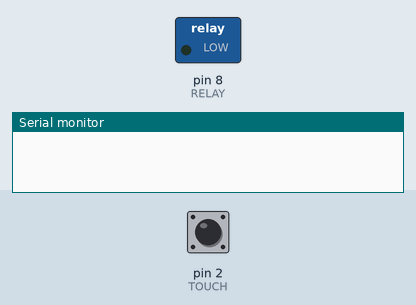
Simulated run of this program. Board: Arduino Uno, built with avr-gcc and run on an emulated ATmega328P. Shown: switched loads named in the program (green lamp = pin HIGH), the last lines printed to the serial monitor. Dashed ring = blinking. Inputs (shaded band) come from the test bench; at power-on: pin 2 (TOUCH) HIGH.

Above: at 0.1 s.
At 1.2 s:
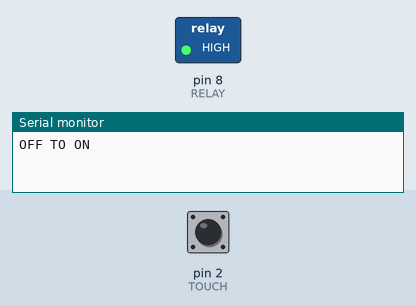
1.3 s: pin 2 (TOUCH) pulled LOW for 3.2 s
At 4.8 s:
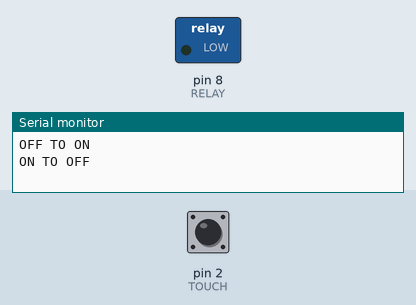
Timing chart, 0 to 13.5 s (numbered marks = the images above; inputs shaded):
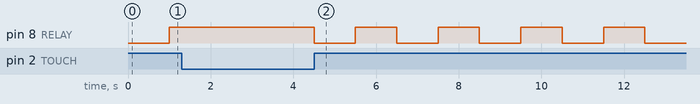

Measured:
- by itself, pin 8 (RELAY): alternates HIGH for 1.0 s and LOW for 1.0 s

The program:

main.cpp
```cpp
/**
 *
 *****************************************************************
 * IOT Challenges - https://instagram.com/iotchallenges          *
 *****************************************************************
 * Evandro Fruhauf                                               *
 *  GitHub - https://github.com/evandrodp                        *
 *  LinkedIn - http://linkedin.com/in/evandrofruhauf             *
 *****************************************************************
 * This code can contain parts from other open-sources projects, *
 * whenever possible it will be quoted.                          *
 *****************************************************************
 *
 * Relay
 *
 * Challenge: Be able to turn on/off the relay using the Touch sensor
 *
 * Code base: https://programmingelectronics.com/tutorial-19-debouncing-a-button-with-arduino-old-version/
**/
#include <Arduino.h>

// Set TouchSensor pin
#define TOUCH 2
// Set RELAY pin
#define RELAY 8

int relayState = LOW;
int touchState = LOW;
long lastDebounceTime = 0;
long debounceDelay = 1000;

void setup()
{
  // initialise serial debugger
  Serial.begin(9600);
  // initialise TOUCH digital pin as an input.
  pinMode(TOUCH, INPUT_PULLUP);
  // initialise RELAY digital pin as an output.
  pinMode(RELAY, OUTPUT);
}

void loop()
{
  //sample the state of the touch - is it pressed or not?
  touchState = digitalRead(TOUCH);

  //filter out any noise by setting a time buffer
  if ( (millis() - lastDebounceTime) > debounceDelay) {
    //if the button has been pressed, lets toggle the RELAY from "off to on" or "on to off"
    if ( (touchState == HIGH) && (relayState == LOW) ) {
      Serial.println("OFF TO ON");
      digitalWrite(RELAY, HIGH); //turn RELAY on
      relayState = HIGH; //now the RELAY is on, we need to change the state
      lastDebounceTime = millis(); //set the current time
    }
    else if ( (touchState == HIGH) && (relayState == HIGH) ) {
      Serial.println("ON TO OFF");
      digitalWrite(RELAY, LOW); //turn RELAY off
      relayState = LOW; //now the RELAY is off, we need to change the state
      lastDebounceTime = millis(); //set the current time
    }

  }
}
```
